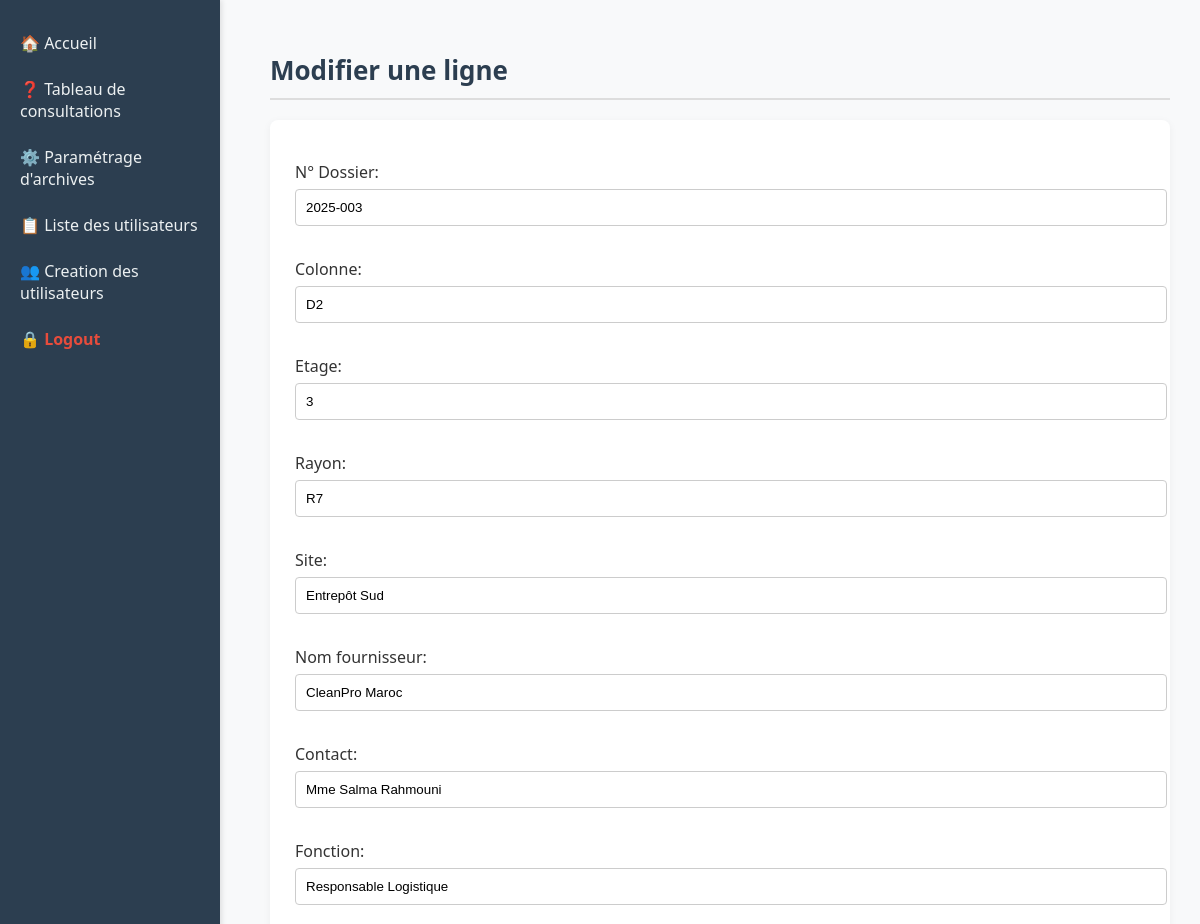
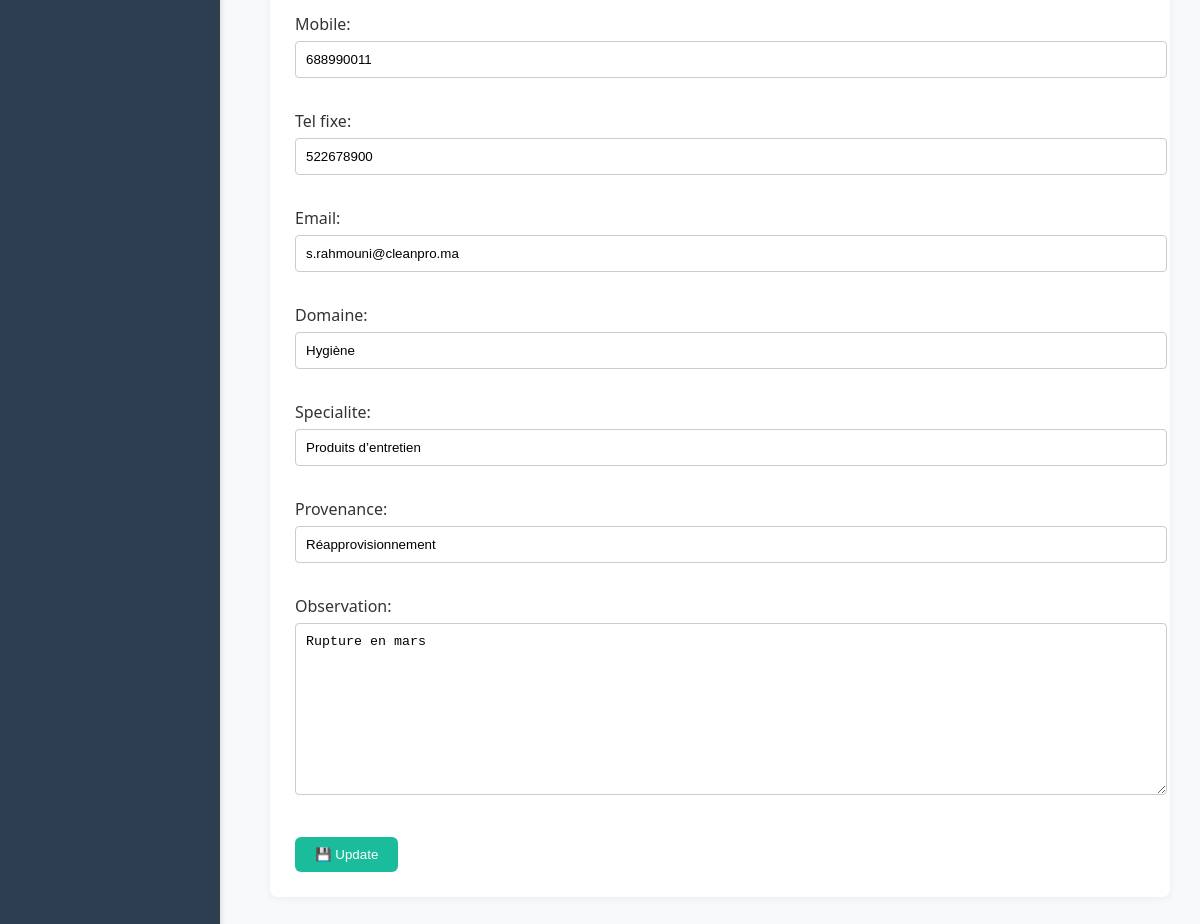
The page /edit/7/ (signed in) on the database its author committed (2 pictures, top to bottom).
### archive_app/models.py (models this page shows, shortened)
class Archive(models.Model):
    dossier_number = models.CharField(max_length=20, verbose_name="N° Dossier")
    colonne = models.CharField(max_length=20)
    etage = models.CharField(max_length=20)
    rayon = models.CharField(max_length=20)
    site = models.CharField(max_length=50)
    nom_fournisseur = models.CharField(max_length=100)
    contact = models.CharField(max_length=100)
    fonction = models.CharField(max_length=100)
    mobile = models.CharField(max_length=20)
    tel_fixe = models.CharField(max_length=20)
    email = models.EmailField()
    domaine = models.CharField(max_length=100)
    specialite = models.CharField(max_length=100)
    provenance = models.CharField(max_length=100)
    observation = models.TextField(blank=True)

### archive_app/views.py (the view)
# urls.py: path('edit/<int:id>/', views.edit_line, name='edit_line'),
@login_required
def edit_line(request, id):
    if request.user.role not in ['Admin', 'Archivist']:
        messages.error(request, "Access denied: Insufficient permissions.")
        return redirect('home')
    archive = get_object_or_404(Archive, id=id)
    if request.method == 'POST':
        form = ArchiveForm(request.POST, instance=archive)
        if form.is_valid():
            form.save()
            messages.success(request, "Archive entry updated successfully.")
            return redirect('consultation')
    else:
        form = ArchiveForm(instance=archive)
    return render(request, 'archive_app/edit_line.html', {'form': form, 'archive': archive})

### archive_app/forms.py
class ArchiveForm(forms.ModelForm):
    class Meta:
        model = Archive
        fields = '__all__'

### archive_app/templates/archive_app/edit_line.html (shortened to what this page needs)
{% extends 'archive_app/base.html' %}
{% block content %}
<h2>Modifier une ligne</h2>
<form method="post">
    {{ form.as_p }}
    <button type="submit" class="save-btn">💾 Update</button>
</form>
{% endblock %}

### archive_app/static/archive_app/style.css (style rules this page uses)
body { font-family: "Segoe UI", Tahoma, Geneva, Verdana, sans-serif; background-color: #f8f9fa; color: #333; margin: 0; padding: 0; }
h2 { color: #2c3e50; font-size: 26px; border-bottom: 2px solid #ddd; padding-bottom: 10px; margin-bottom: 20px; }
form { background: #ffffff; padding: 25px; border-radius: 8px; box-shadow: 0 2px 8px rgba(0,0,0,0.05); }
input, select, textarea { width: 100%; padding: 10px; margin-top: 6px; margin-bottom: 16px; border: 1px solid #ccc; border-radius: 4px; }
button, .btn-primary, .add-btn, .save-btn, .btn-edit, .btn-success { background-color: #3498db; color: white; padding: 10px 20px; margin-top: 5px; text-decoration: none; border: none; border-radius: 6px; cursor: pointer; font-weight: 500; transition: background-color 0.2s ease; }
.save-btn { background-color: #1abc9c; }

### rows shown on the page
Archive: dossier_number "2025-003", colonne "D2", etage "3", rayon "R7", site "Entrepôt Sud", nom_fournisseur "CleanPro Maroc", contact "Mme Salma Rahmouni", fonction "Responsable Logistique", mobile "688990011", tel_fixe "522678900", email "s.rahmouni@cleanpro.ma", domaine "Hygiène", specialite "Produits d’entretien", provenance "Réapprovisionnement", observation "Rupture en mars"
